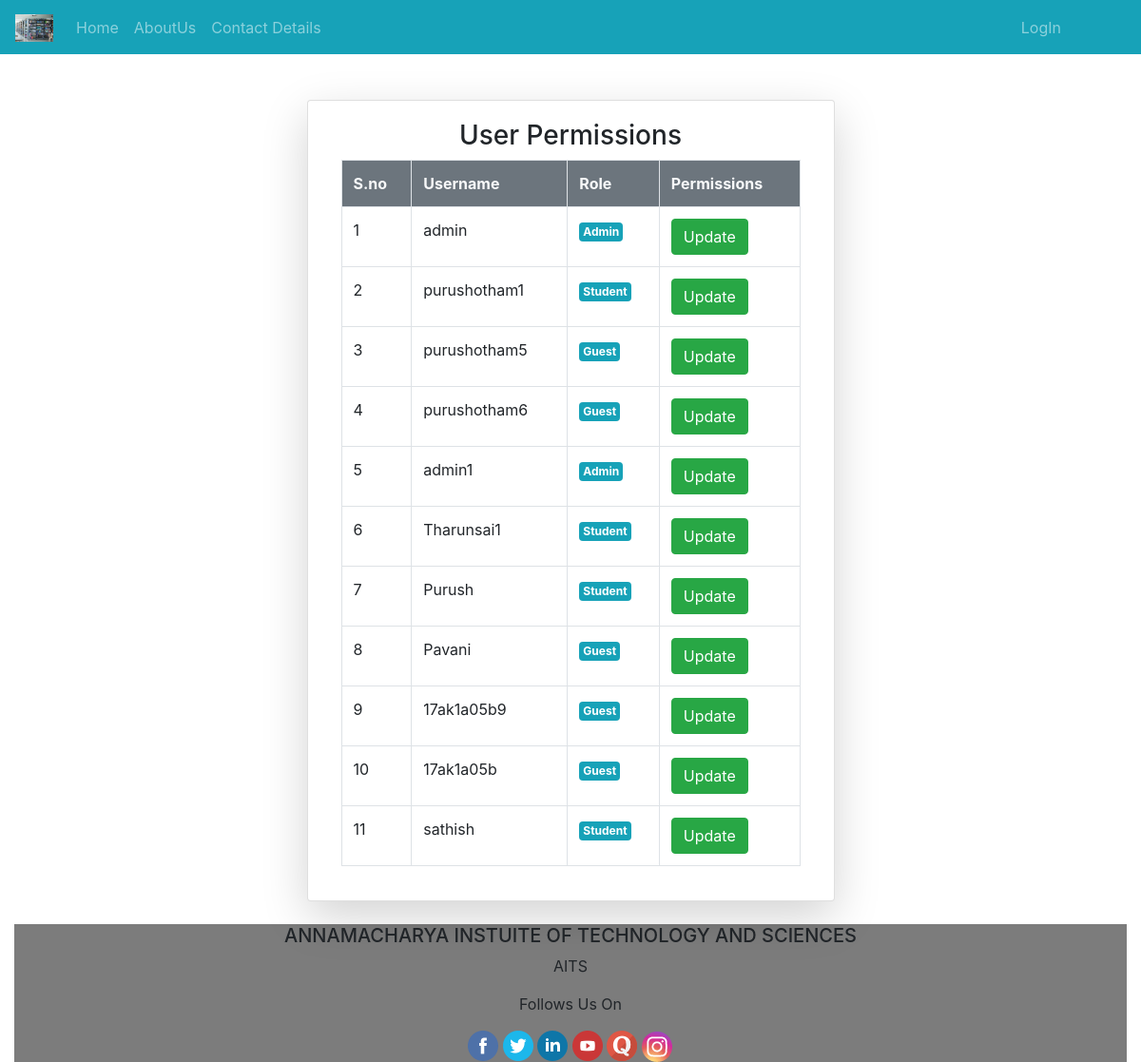
Before: /gper/ with the older database file.
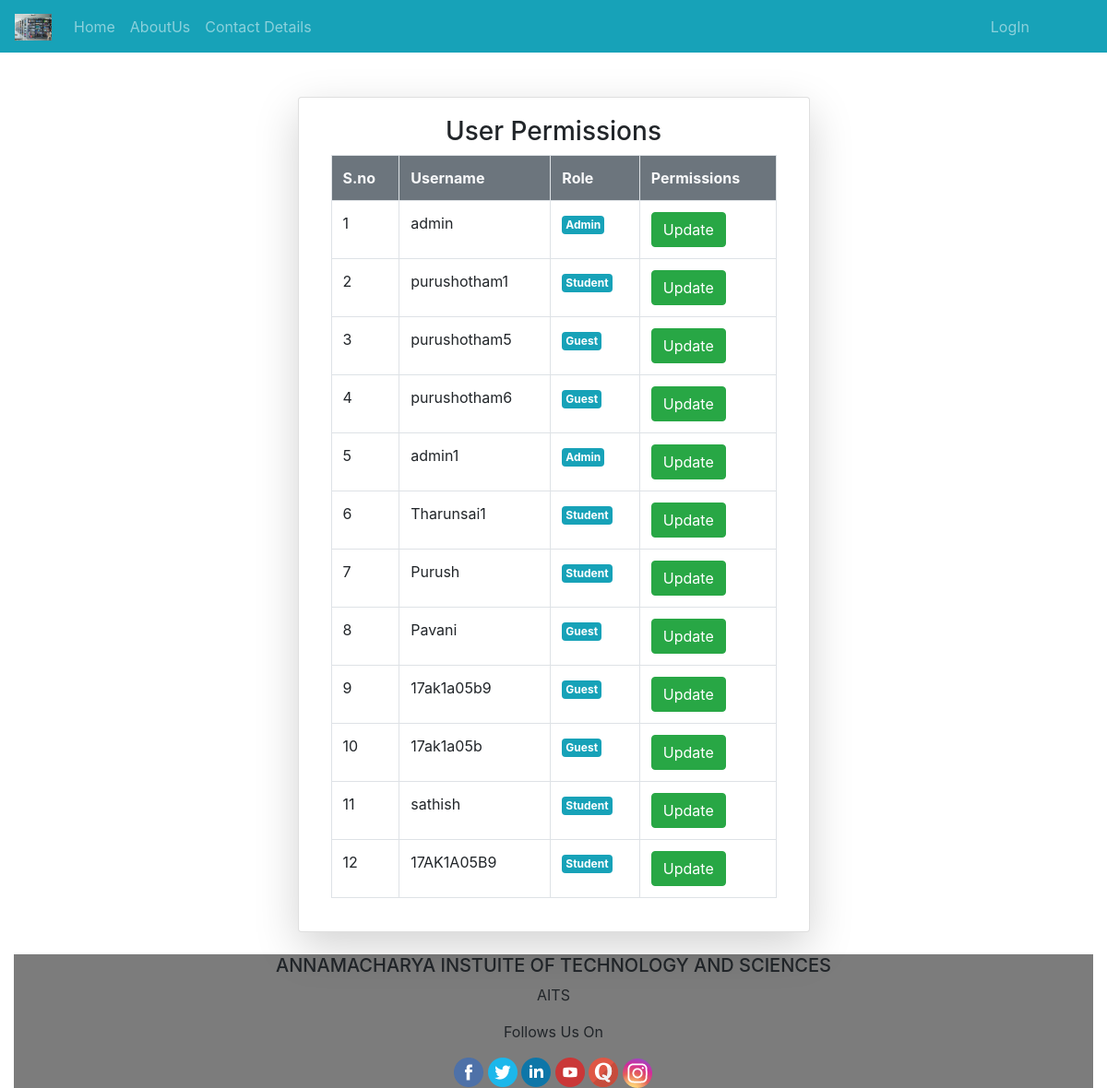
After: the same page with the newer database file.
### Library_App/models.py (models this page shows)
class User(AbstractUser):
	t = (
		(1,'student'),
		(2,'guest'),
		)
	r=[('CSE','CSE'),('ECE','ECE'),('CIVIL','CIVIL'),('Mechanical','Mechanical'),('EEE','EEE'),('MBA','MBA')]
	role = models.IntegerField(default=2,choices=t)
	g=[('M',"Male"),('F','Female')]
	age=models.IntegerField(default=10)
	gender=models.CharField(max_length=10,choices=g,default="F")
	impf=models.ImageField(upload_to='profiles/',default="profile.jpg")
	Rg_No=models.CharField(max_length=120,default="")
	Branch=models.CharField(choices=r,max_length=120,default="")
	phone_no=models.CharField(null=True,default="1234567890",max_length=10)
	address=models.CharField(max_length=200,default="Tirupathi")

### Library_App/views.py (the view)
# urls.py: path('gper/',views.adminpermissions,name='gperm'),
def adminpermissions(request):
	ty=User.objects.all()
	return render(request,'html/adminpermissions.html',{'q':ty})

### Library_App/templates/html/adminpermissions.html (shortened to what this page needs)
{% extends 'html/base.html' %}
{% block content %}
  <div class = "container">
  <div class = "card col-md-6 mx-auto mt-5 shadow-lg">
    <div class="card-body">
			<h3 class="text-center">User Permissions</h3>
			<table class="table table-bordered">
				<tr class="bg-secondary text-light">
					<th>S.no</th>
					<th>Username</th>
					<th>Role</th>
					<th>Permissions</th>
				</tr>
				{% for j in q %}
				<tr>
					<td>{{forloop.counter}}</td>
					<td>{{j.username}}</td>
					<td>
						{% if j.is_staff == 1 %}
						<span class=" p-1 badge badge-pills badge-info">Admin</span>
						{% elif j.role == 2 %}
						<span class=" p-1 badge badge-pills badge-info">Guest</span>
						{% else %}
						<span class="p-1 badge badge-pills badge-info">Student</span>
						{% endif %}
				</td>
					<td colspan="3">
						<a href="{% url 'up' j.id %}
						" class="btn btn-success">Update</a>
					</td>
				</tr>
				{% endfor %}
						</table>
	</div>
</div>
</div>
{% endblock %}

Changed rows visible on the page:
added User: username "17AK1A05B9", is_staff "Student"
